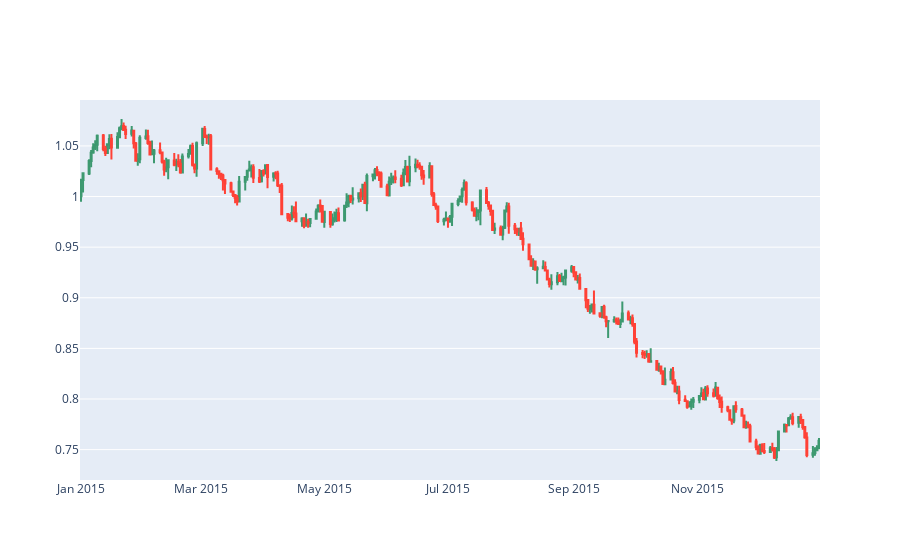

The code cell stored with this chart in its notebook:
### Code cell
init_notebook_mode(connected=True)
fig = FF.create_candlestick(df.open, df.high, df.low, df.close, dates=df.index)
iplot(fig)

### Figure 1 — Plotly figure (JSON) as saved in the notebook; plotly's stock layout.template omitted (floating-point values rounded to 4 significant figures; data arrays with more than 128 entries replaced by an {"elided": "..."} marker saying what was removed)
{"data": [{"boxpoints": false, "fillcolor": "#3D9970", "line": {"color": "#3D9970"}, "name": "Increasing", "showlegend": false, "type": "box", "whiskerwidth": 0, "x": {"elided": "738 str values"}, "y": {"elided": "738 float values"}}, {"boxpoints": false, "fillcolor": "#FF4136", "line": {"color": "#FF4136"}, "name": "Decreasing", "showlegend": false, "type": "box", "whiskerwidth": 0, "x": {"elided": "828 str values"}, "y": {"elided": "828 float values"}}], "layout": {}}
